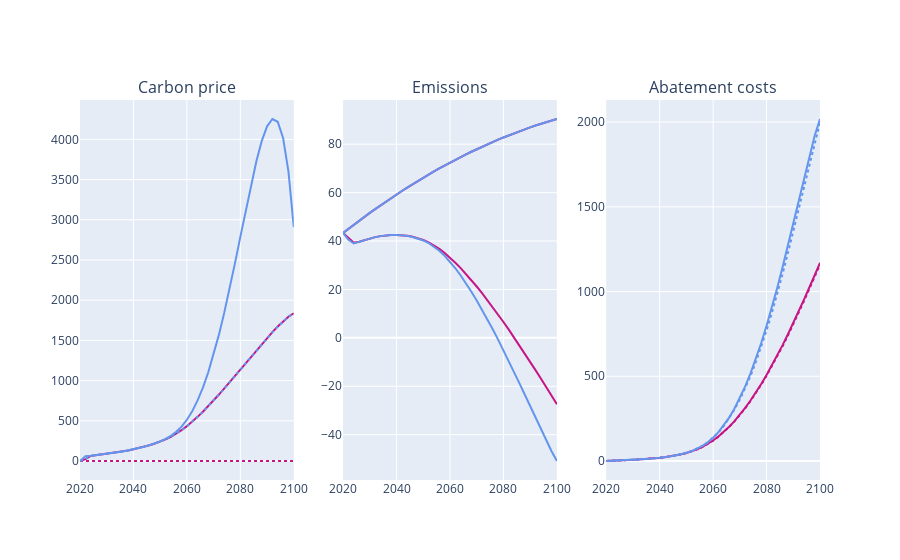

Notebook code cell kept with this figure:
### Code cell
fig = make_subplots(1,3, subplot_titles=('Carbon price', 'Emissions', 'Abatement costs'))
model_exogenous.plot(fig, 1, 'exog1', color='mediumvioletred')
from_model.plot(fig, 1, 'model2', color='cornflowerblue')
fig.show()
